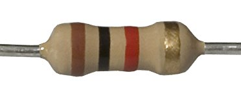
#> input picture 1K.png, 241 x 100 px, found by its file name
$ python resistance_detection.py
#> lines starting #> are read from the running program, lines starting #| are printed output that depends on the picture; after the words box and inside, x2 and y2 are one past the last pixel; in counts of white or black regions, pixels touching at a corner belong together; long printed decimals are rounded
import cv2
import numpy as np
from matplotlib import pyplot as plt

#이미지 불러오기#############################################################

img_arr = ['C:/Users/jhm/Desktop/kopo_univ/1K.png'
           ,'C:/Users/jhm/Desktop/kopo_univ/1K_2.png'
           ,'C:/Users/jhm/Desktop/kopo_univ/4_7K.png'
           ,'C:/Users/jhm/Desktop/kopo_univ/10K.png'
           ,'C:/Users/jhm/Desktop/kopo_univ/33R.png']

img = cv2.imread(img_arr[0])
#> img is the input picture: shape (100, 241, 3); mean B, G, R 196.9, 205.3, 213.1
rows, cols, _ = img.shape
print("rows:",rows), print("cols:",cols) #rows:행 531개 , cols:열 274개
#| rows: 100
#| cols: 241

#회색 변환##################################################################
img_gray = cv2.cvtColor(img,cv2.COLOR_BGR2GRAY)
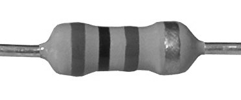
#> img_gray: shape (100, 241); min 20, max 255, mean 206.7

#이미지 이진화로 저항의 몸체만 추출#############################################
_, img_bin = cv2.threshold(img_gray,240,255,cv2.THRESH_BINARY_INV)
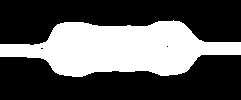
#> img_bin: shape (100, 241); 34.9% white; 1 white region, box (x1, y1, x2, y2) and area: (0, 20, 241, 77) 8406

#저항몸체 라벨링하기##############################################################
    #상&하단값 구하기(=resistance_width)#########################################
width_xy = []
for i in range(rows):
    for j in range(cols):
        if img_bin[i][j] == 255:
            pixel_x = j
            pixel_y = i
            width_xy.append([pixel_x,pixel_y])
resistance_width = width_xy[-1][1] - width_xy[0][1]
print("resistance_width:",resistance_width)
#| resistance_width: 56

    #좌&우측값 구하기(=resistance_length)##########################################
length_xy = []
for i in range(cols):
    for j in range(rows):
        if img_bin[j][i] == 255:
            pixel_x = i
            pixel_y = j
            length_xy.append([pixel_x,pixel_y])
resistance_length = length_xy[-1][0] - length_xy[0][0]
print("resistance_length:",resistance_length)
#| resistance_length: 240

resistance_rectangle_top = width_xy[0][1]
resistance_rectangle_bottom = width_xy[-1][1]
resistance_rectangle_left = length_xy[0][0]
resistance_rectangle_right = length_xy[-1][0]
print("resistance_rectangle_top:",resistance_rectangle_top)
#| resistance_rectangle_top: 20
print("resistance_rectangle_bottom:",resistance_rectangle_bottom)
#| resistance_rectangle_bottom: 76
print("resistance_rectangle_left:",resistance_rectangle_left)
#| resistance_rectangle_left: 0
print("resistance_rectangle_right:",resistance_rectangle_right)
#| resistance_rectangle_right: 240

img_rgb = cv2.rectangle(img,(resistance_rectangle_left,resistance_rectangle_top),
                    (resistance_rectangle_right,resistance_rectangle_bottom),(0,255,0),3)
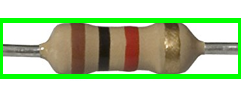
#> img_rgb: shape (100, 241, 3); mean B, G, R 169.4, 206.5, 185.5

#저항띠 라벨링 하기
    #1번째 띠자리 비율로 구하기(x=76, y=46정도)
check_point_1_x = (resistance_rectangle_right - resistance_rectangle_left) / 3.05
check_point_1_y = ((resistance_rectangle_bottom - resistance_rectangle_top) / 2) + resistance_rectangle_top
img_rgb = cv2.circle(img,(int(check_point_1_x),int(check_point_1_y)), 5, (255,0,0), 3)

    #2번째 띠자리 비율로 구하기(x=103, y=46정도)
check_point_2_x = (resistance_rectangle_right - resistance_rectangle_left) / 2.30
check_point_2_y = ((resistance_rectangle_bottom - resistance_rectangle_top) / 2) + resistance_rectangle_top
img_rgb = cv2.circle(img,(int(check_point_2_x),int(check_point_2_y)), 5, (255,0,0), 3)

    #3번째 띠자리 비율로 구하기(x=130, y=46정도)
check_point_3_x = (resistance_rectangle_right - resistance_rectangle_left) / 1.83
check_point_3_y = ((resistance_rectangle_bottom - resistance_rectangle_top) / 2) + resistance_rectangle_top
img_rgb = cv2.circle(img,(int(check_point_3_x),int(check_point_3_y)), 5, (255,0,0), 3)
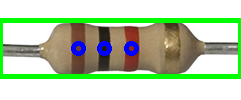
#> img_rgb: shape (100, 241, 3); mean B, G, R 173.7, 205.4, 183.5

#색깔 추출(3x3픽셀 합쳐서 평균)
#1번째 띠 색깔 추출
print("check_point_1_center_bgr:",img[int(check_point_1_y)][int(check_point_1_x)])
#| check_point_1_center_bgr: [ 40  57 100]
    #1번째 띠 블루성분 추출
top_blue_cp1 = img[int(check_point_1_y)-1][int(check_point_1_x)]
#> top_blue_cp1 = [43, 60, 103]
top_blue_cp1 = int(top_blue_cp1[0])
#> top_blue_cp1 = 43
top_left_blue_cp1 = img[int(check_point_1_y)-1][int(check_point_1_x)-1]
#> top_left_blue_cp1 = [42, 59, 102]
top_left_blue_cp1 = int(top_left_blue_cp1[0])
#> top_left_blue_cp1 = 42
top_right_blue_cp1 = img[int(check_point_1_y)-1][int(check_point_1_x)+1]
#> top_right_blue_cp1 = [45, 64, 109]
top_right_blue_cp1 = int(top_right_blue_cp1[0])
#> top_right_blue_cp1 = 45
center_blue_cp1 = img[int(check_point_1_y)][int(check_point_1_x)]
#> center_blue_cp1 = [40, 57, 100]
center_blue_cp1 = int(center_blue_cp1[0])
#> center_blue_cp1 = 40
center_left_blue_cp1 = img[int(check_point_1_y)][int(check_point_1_x)-1]
#> center_left_blue_cp1 = [44, 61, 104]
center_left_blue_cp1 = int(center_left_blue_cp1[0])
#> center_left_blue_cp1 = 44
center_right_blue_cp1 = img[int(check_point_1_y)][int(check_point_1_x)+1]
#> center_right_blue_cp1 = [45, 63, 108]
center_right_blue_cp1 = int(center_right_blue_cp1[0])
#> center_right_blue_cp1 = 45
bottom_blue_cp1 = img[int(check_point_1_y)+1][int(check_point_1_x)]
#> bottom_blue_cp1 = [42, 59, 102]
bottom_blue_cp1 = int(bottom_blue_cp1[0])
#> bottom_blue_cp1 = 42
bottom_left_blue_cp1 = img[int(check_point_1_y)+1][int(check_point_1_x)-1]
#> bottom_left_blue_cp1 = [43, 60, 103]
bottom_left_blue_cp1 = int(bottom_left_blue_cp1[0])
#> bottom_left_blue_cp1 = 43
bottom_right_blue_cp1 = img[int(check_point_1_y)+1][int(check_point_1_x)+1]
#> bottom_right_blue_cp1 = [46, 64, 109]
bottom_right_blue_cp1 = int(bottom_right_blue_cp1[0])
#> bottom_right_blue_cp1 = 46
    #1번째 띠 그린성분 추출
top_green_cp1 = img[int(check_point_1_y)-1][int(check_point_1_x)]
#> top_green_cp1 = [43, 60, 103]
top_green_cp1 = int(top_green_cp1[1])
#> top_green_cp1 = 60
top_left_green_cp1 = img[int(check_point_1_y)-1][int(check_point_1_x)-1]
#> top_left_green_cp1 = [42, 59, 102]
top_left_green_cp1 = int(top_left_green_cp1[1])
#> top_left_green_cp1 = 59
top_right_green_cp1 = img[int(check_point_1_y)-1][int(check_point_1_x)+1]
#> top_right_green_cp1 = [45, 64, 109]
top_right_green_cp1 = int(top_right_green_cp1[1])
#> top_right_green_cp1 = 64
center_green_cp1 = img[int(check_point_1_y)][int(check_point_1_x)]
#> center_green_cp1 = [40, 57, 100]
center_green_cp1 = int(center_green_cp1[1])
#> center_green_cp1 = 57
center_left_green_cp1 = img[int(check_point_1_y)][int(check_point_1_x)-1]
#> center_left_green_cp1 = [44, 61, 104]
center_left_green_cp1 = int(center_left_green_cp1[1])
#> center_left_green_cp1 = 61
center_right_green_cp1 = img[int(check_point_1_y)][int(check_point_1_x)+1]
#> center_right_green_cp1 = [45, 63, 108]
center_right_green_cp1 = int(center_right_green_cp1[1])
#> center_right_green_cp1 = 63
bottom_green_cp1 = img[int(check_point_1_y)+1][int(check_point_1_x)]
#> bottom_green_cp1 = [42, 59, 102]
bottom_green_cp1 = int(bottom_green_cp1[1])
#> bottom_green_cp1 = 59
bottom_left_green_cp1 = img[int(check_point_1_y)+1][int(check_point_1_x)-1]
#> bottom_left_green_cp1 = [43, 60, 103]
bottom_left_green_cp1 = int(bottom_left_green_cp1[1])
#> bottom_left_green_cp1 = 60
bottom_right_green_cp1 = img[int(check_point_1_y)+1][int(check_point_1_x)+1]
#> bottom_right_green_cp1 = [46, 64, 109]
bottom_right_green_cp1 = int(bottom_right_green_cp1[1])
#> bottom_right_green_cp1 = 64
    #1번째 띠 레드성분 추출
top_red_cp1 = img[int(check_point_1_y)-1][int(check_point_1_x)]
#> top_red_cp1 = [43, 60, 103]
top_red_cp1 = int(top_red_cp1[2])
#> top_red_cp1 = 103
top_left_red_cp1 = img[int(check_point_1_y)-1][int(check_point_1_x)-1]
#> top_left_red_cp1 = [42, 59, 102]
top_left_red_cp1 = int(top_left_red_cp1[2])
#> top_left_red_cp1 = 102
top_right_red_cp1 = img[int(check_point_1_y)-1][int(check_point_1_x)+1]
#> top_right_red_cp1 = [45, 64, 109]
top_right_red_cp1 = int(top_right_red_cp1[2])
#> top_right_red_cp1 = 109
center_red_cp1 = img[int(check_point_1_y)][int(check_point_1_x)]
#> center_red_cp1 = [40, 57, 100]
center_red_cp1 = int(center_red_cp1[2])
#> center_red_cp1 = 100
center_left_red_cp1 = img[int(check_point_1_y)][int(check_point_1_x)-1]
#> center_left_red_cp1 = [44, 61, 104]
center_left_red_cp1 = int(center_left_red_cp1[2])
#> center_left_red_cp1 = 104
center_right_red_cp1 = img[int(check_point_1_y)][int(check_point_1_x)+1]
#> center_right_red_cp1 = [45, 63, 108]
center_right_red_cp1 = int(center_right_red_cp1[2])
#> center_right_red_cp1 = 108
bottom_red_cp1 = img[int(check_point_1_y)+1][int(check_point_1_x)]
#> bottom_red_cp1 = [42, 59, 102]
bottom_red_cp1 = int(bottom_red_cp1[2])
#> bottom_red_cp1 = 102
bottom_left_red_cp1 = img[int(check_point_1_y)+1][int(check_point_1_x)-1]
#> bottom_left_red_cp1 = [43, 60, 103]
bottom_left_red_cp1 = int(bottom_left_red_cp1[2])
#> bottom_left_red_cp1 = 103
bottom_right_red_cp1 = img[int(check_point_1_y)+1][int(check_point_1_x)+1]
#> bottom_right_red_cp1 = [46, 64, 109]
bottom_right_red_cp1 = int(bottom_right_red_cp1[2])
#> bottom_right_red_cp1 = 109
    #1번째띠 3x3 bgr평균
average_blue_cp1 = (top_blue_cp1 + top_left_blue_cp1 + top_right_blue_cp1
                    + center_blue_cp1 + center_left_blue_cp1 + center_right_blue_cp1
                    + bottom_blue_cp1 + bottom_left_blue_cp1 + bottom_right_blue_cp1) / 9
#> average_blue_cp1 = 43.33
average_green_cp1 = (top_green_cp1 + top_left_green_cp1 + top_right_green_cp1
                    + center_green_cp1 + center_left_green_cp1 + center_right_green_cp1
                    + bottom_green_cp1 + bottom_left_green_cp1 + bottom_right_green_cp1) / 9
#> average_green_cp1 = 60.78
average_red_cp1 = (top_red_cp1 + top_left_red_cp1 + top_right_red_cp1
                    + center_red_cp1 + center_left_red_cp1 + center_right_red_cp1
                    + bottom_red_cp1 + bottom_left_red_cp1 + bottom_right_red_cp1) / 9
#> average_red_cp1 = 104.4

    #1번째띠 bgr 출력
print("average_blue_cp1:",average_blue_cp1)
#| average_blue_cp1: 43.333
print("average_green_cp1:",average_green_cp1)
#| average_green_cp1: 60.778
print("average_red_cp1:",average_red_cp1)
#| average_red_cp1: 104.444
img_rgb = cv2.circle(img_rgb,(int(check_point_1_x),rows-10), 5, (int(average_blue_cp1),int(average_green_cp1),int(average_red_cp1)), -1)
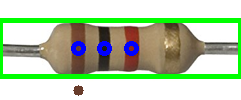
#> img_rgb: shape (100, 241, 3); 0.34% of pixels changed, all inside (x1, y1, x2, y2) = (73, 85, 84, 96)

#2번째 띠 색깔 추출
print("check_point_2_center_bgr:",img[int(check_point_2_y)][int(check_point_2_x)])
#| check_point_2_center_bgr: [14 24 29]
    #2번째 띠 블루성분 추출
top_blue_cp2 = img[int(check_point_2_y)-1][int(check_point_2_x)]
#> top_blue_cp2 = [16, 25, 30]
top_blue_cp2 = int(top_blue_cp2[0])
#> top_blue_cp2 = 16
top_left_blue_cp2 = img[int(check_point_2_y)-1][int(check_point_2_x)-1]
#> top_left_blue_cp2 = [20, 25, 30]
top_left_blue_cp2 = int(top_left_blue_cp2[0])
#> top_left_blue_cp2 = 20
top_right_blue_cp2 = img[int(check_point_2_y)-1][int(check_point_2_x)+1]
#> top_right_blue_cp2 = [18, 25, 29]
top_right_blue_cp2 = int(top_right_blue_cp2[0])
#> top_right_blue_cp2 = 18
center_blue_cp2 = img[int(check_point_2_y)][int(check_point_2_x)]
#> center_blue_cp2 = [14, 24, 29]
center_blue_cp2 = int(center_blue_cp2[0])
#> center_blue_cp2 = 14
center_left_blue_cp2 = img[int(check_point_2_y)][int(check_point_2_x)-1]
#> center_left_blue_cp2 = [19, 25, 29]
center_left_blue_cp2 = int(center_left_blue_cp2[0])
#> center_left_blue_cp2 = 19
center_right_blue_cp2 = img[int(check_point_2_y)][int(check_point_2_x)+1]
#> center_right_blue_cp2 = [18, 25, 29]
center_right_blue_cp2 = int(center_right_blue_cp2[0])
#> center_right_blue_cp2 = 18
bottom_blue_cp2 = img[int(check_point_2_y)+1][int(check_point_2_x)]
#> bottom_blue_cp2 = [11, 22, 28]
bottom_blue_cp2 = int(bottom_blue_cp2[0])
#> bottom_blue_cp2 = 11
bottom_left_blue_cp2 = img[int(check_point_2_y)+1][int(check_point_2_x)-1]
#> bottom_left_blue_cp2 = [16, 23, 28]
bottom_left_blue_cp2 = int(bottom_left_blue_cp2[0])
#> bottom_left_blue_cp2 = 16
bottom_right_blue_cp2 = img[int(check_point_2_y)+1][int(check_point_2_x)+1]
#> bottom_right_blue_cp2 = [16, 24, 28]
bottom_right_blue_cp2 = int(bottom_right_blue_cp2[0])
#> bottom_right_blue_cp2 = 16
    #2번째 띠 그린성분 추출
top_green_cp2 = img[int(check_point_2_y)-1][int(check_point_2_x)]
#> top_green_cp2 = [16, 25, 30]
top_green_cp2 = int(top_green_cp2[1])
#> top_green_cp2 = 25
top_left_green_cp2 = img[int(check_point_2_y)-1][int(check_point_2_x)-1]
#> top_left_green_cp2 = [20, 25, 30]
top_left_green_cp2 = int(top_left_green_cp2[1])
#> top_left_green_cp2 = 25
top_right_green_cp2 = img[int(check_point_2_y)-1][int(check_point_2_x)+1]
#> top_right_green_cp2 = [18, 25, 29]
top_right_green_cp2 = int(top_right_green_cp2[1])
#> top_right_green_cp2 = 25
center_green_cp2 = img[int(check_point_2_y)][int(check_point_2_x)]
#> center_green_cp2 = [14, 24, 29]
center_green_cp2 = int(center_green_cp2[1])
#> center_green_cp2 = 24
center_left_green_cp2 = img[int(check_point_2_y)][int(check_point_2_x)-1]
#> center_left_green_cp2 = [19, 25, 29]
center_left_green_cp2 = int(center_left_green_cp2[1])
#> center_left_green_cp2 = 25
center_right_green_cp2 = img[int(check_point_2_y)][int(check_point_2_x)+1]
#> center_right_green_cp2 = [18, 25, 29]
center_right_green_cp2 = int(center_right_green_cp2[1])
#> center_right_green_cp2 = 25
bottom_green_cp2 = img[int(check_point_2_y)+1][int(check_point_2_x)]
#> bottom_green_cp2 = [11, 22, 28]
bottom_green_cp2 = int(bottom_green_cp2[1])
#> bottom_green_cp2 = 22
bottom_left_green_cp2 = img[int(check_point_2_y)+1][int(check_point_2_x)-1]
#> bottom_left_green_cp2 = [16, 23, 28]
bottom_left_green_cp2 = int(bottom_left_green_cp2[1])
#> bottom_left_green_cp2 = 23
bottom_right_green_cp2 = img[int(check_point_2_y)+1][int(check_point_2_x)+1]
#> bottom_right_green_cp2 = [16, 24, 28]
bottom_right_green_cp2 = int(bottom_right_green_cp2[1])
#> bottom_right_green_cp2 = 24
    #2번째 띠 레드성분 추출
top_red_cp2 = img[int(check_point_2_y)-1][int(check_point_2_x)]
#> top_red_cp2 = [16, 25, 30]
top_red_cp2 = int(top_red_cp2[2])
#> top_red_cp2 = 30
top_left_red_cp2 = img[int(check_point_2_y)-1][int(check_point_2_x)-1]
#> top_left_red_cp2 = [20, 25, 30]
top_left_red_cp2 = int(top_left_red_cp2[2])
#> top_left_red_cp2 = 30
top_right_red_cp2 = img[int(check_point_2_y)-1][int(check_point_2_x)+1]
#> top_right_red_cp2 = [18, 25, 29]
top_right_red_cp2 = int(top_right_red_cp2[2])
#> top_right_red_cp2 = 29
center_red_cp2 = img[int(check_point_2_y)][int(check_point_2_x)]
#> center_red_cp2 = [14, 24, 29]
center_red_cp2 = int(center_red_cp2[2])
#> center_red_cp2 = 29
center_left_red_cp2 = img[int(check_point_2_y)][int(check_point_2_x)-1]
#> center_left_red_cp2 = [19, 25, 29]
center_left_red_cp2 = int(center_left_red_cp2[2])
#> center_left_red_cp2 = 29
center_right_red_cp2 = img[int(check_point_2_y)][int(check_point_2_x)+1]
#> center_right_red_cp2 = [18, 25, 29]
center_right_red_cp2 = int(center_right_red_cp2[2])
#> center_right_red_cp2 = 29
bottom_red_cp2 = img[int(check_point_2_y)+1][int(check_point_2_x)]
#> bottom_red_cp2 = [11, 22, 28]
bottom_red_cp2 = int(bottom_red_cp2[2])
#> bottom_red_cp2 = 28
bottom_left_red_cp2 = img[int(check_point_2_y)+1][int(check_point_2_x)-1]
#> bottom_left_red_cp2 = [16, 23, 28]
bottom_left_red_cp2 = int(bottom_left_red_cp2[2])
#> bottom_left_red_cp2 = 28
bottom_right_red_cp2 = img[int(check_point_2_y)+1][int(check_point_2_x)+1]
#> bottom_right_red_cp2 = [16, 24, 28]
bottom_right_red_cp2 = int(bottom_right_red_cp2[2])
#> bottom_right_red_cp2 = 28
    #2번째띠 3x3 bgr평균
average_blue_cp2 = (top_blue_cp2 + top_left_blue_cp2 + top_right_blue_cp2
                    + center_blue_cp2 + center_left_blue_cp2 + center_right_blue_cp2
                    + bottom_blue_cp2 + bottom_left_blue_cp2 + bottom_right_blue_cp2) / 9
#> average_blue_cp2 = 16.44
average_green_cp2 = (top_green_cp2 + top_left_green_cp2 + top_right_green_cp2
                    + center_green_cp2 + center_left_green_cp2 + center_right_green_cp2
                    + bottom_green_cp2 + bottom_left_green_cp2 + bottom_right_green_cp2) / 9
#> average_green_cp2 = 24.22
average_red_cp2 = (top_red_cp2 + top_left_red_cp2 + top_right_red_cp2
                    + center_red_cp2 + center_left_red_cp2 + center_right_red_cp2
                    + bottom_red_cp2 + bottom_left_red_cp2 + bottom_right_red_cp2) / 9
#> average_red_cp2 = 28.89

    #2번째띠 bgr 출력
print("average_blue_cp2:",average_blue_cp2)
#| average_blue_cp2: 16.444
print("average_green_cp2:",average_green_cp2)
#| average_green_cp2: 24.222
print("average_red_cp2:",average_red_cp2)
#| average_red_cp2: 28.889
img_rgb = cv2.circle(img_rgb,(int(check_point_2_x),rows-10), 5, (int(average_blue_cp2),int(average_green_cp2),int(average_red_cp2)), -1)
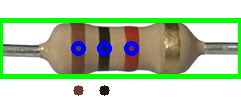
#> img_rgb: shape (100, 241, 3); 0.34% of pixels changed, all inside (x1, y1, x2, y2) = (99, 85, 110, 96)

#3번째 띠 색깔 추출
print("check_point_3_center_bgr:",img[int(check_point_3_y)][int(check_point_3_x)])
#| check_point_3_center_bgr: [ 28  41 145]
    #3번째 띠 블루성분 추출
top_blue_cp3 = img[int(check_point_3_y)-1][int(check_point_3_x)]
#> top_blue_cp3 = [26, 39, 143]
top_blue_cp3 = int(top_blue_cp3[0])
#> top_blue_cp3 = 26
top_left_blue_cp3 = img[int(check_point_3_y)-1][int(check_point_3_x)-1]
#> top_left_blue_cp3 = [27, 43, 140]
top_left_blue_cp3 = int(top_left_blue_cp3[0])
#> top_left_blue_cp3 = 27
top_right_blue_cp3 = img[int(check_point_3_y)-1][int(check_point_3_x)+1]
#> top_right_blue_cp3 = [25, 39, 142]
top_right_blue_cp3 = int(top_right_blue_cp3[0])
#> top_right_blue_cp3 = 25
center_blue_cp3 = img[int(check_point_3_y)][int(check_point_3_x)]
#> center_blue_cp3 = [28, 41, 145]
center_blue_cp3 = int(center_blue_cp3[0])
#> center_blue_cp3 = 28
center_left_blue_cp3 = img[int(check_point_3_y)][int(check_point_3_x)-1]
#> center_left_blue_cp3 = [31, 47, 145]
center_left_blue_cp3 = int(center_left_blue_cp3[0])
#> center_left_blue_cp3 = 31
center_right_blue_cp3 = img[int(check_point_3_y)][int(check_point_3_x)+1]
#> center_right_blue_cp3 = [26, 39, 143]
center_right_blue_cp3 = int(center_right_blue_cp3[0])
#> center_right_blue_cp3 = 26
bottom_blue_cp3 = img[int(check_point_3_y)+1][int(check_point_3_x)]
#> bottom_blue_cp3 = [25, 37, 141]
bottom_blue_cp3 = int(bottom_blue_cp3[0])
#> bottom_blue_cp3 = 25
bottom_left_blue_cp3 = img[int(check_point_3_y)+1][int(check_point_3_x)-1]
#> bottom_left_blue_cp3 = [25, 41, 138]
bottom_left_blue_cp3 = int(bottom_left_blue_cp3[0])
#> bottom_left_blue_cp3 = 25
bottom_right_blue_cp3 = img[int(check_point_3_y)+1][int(check_point_3_x)+1]
#> bottom_right_blue_cp3 = [26, 37, 141]
bottom_right_blue_cp3 = int(bottom_right_blue_cp3[0])
#> bottom_right_blue_cp3 = 26
    #3번째 띠 그린성분 추출
top_green_cp3 = img[int(check_point_3_y)-1][int(check_point_3_x)]
#> top_green_cp3 = [26, 39, 143]
top_green_cp3 = int(top_green_cp3[1])
#> top_green_cp3 = 39
top_left_green_cp3 = img[int(check_point_3_y)-1][int(check_point_3_x)-1]
#> top_left_green_cp3 = [27, 43, 140]
top_left_green_cp3 = int(top_left_green_cp3[1])
#> top_left_green_cp3 = 43
top_right_green_cp3 = img[int(check_point_3_y)-1][int(check_point_3_x)+1]
#> top_right_green_cp3 = [25, 39, 142]
top_right_green_cp3 = int(top_right_green_cp3[1])
#> top_right_green_cp3 = 39
center_green_cp3 = img[int(check_point_3_y)][int(check_point_3_x)]
#> center_green_cp3 = [28, 41, 145]
center_green_cp3 = int(center_green_cp3[1])
#> center_green_cp3 = 41
center_left_green_cp3 = img[int(check_point_3_y)][int(check_point_3_x)-1]
#> center_left_green_cp3 = [31, 47, 145]
center_left_green_cp3 = int(center_left_green_cp3[1])
#> center_left_green_cp3 = 47
center_right_green_cp3 = img[int(check_point_3_y)][int(check_point_3_x)+1]
#> center_right_green_cp3 = [26, 39, 143]
center_right_green_cp3 = int(center_right_green_cp3[1])
#> center_right_green_cp3 = 39
bottom_green_cp3 = img[int(check_point_3_y)+1][int(check_point_3_x)]
#> bottom_green_cp3 = [25, 37, 141]
bottom_green_cp3 = int(bottom_green_cp3[1])
#> bottom_green_cp3 = 37
bottom_left_green_cp3 = img[int(check_point_3_y)+1][int(check_point_3_x)-1]
#> bottom_left_green_cp3 = [25, 41, 138]
bottom_left_green_cp3 = int(bottom_left_green_cp3[1])
#> bottom_left_green_cp3 = 41
bottom_right_green_cp3 = img[int(check_point_3_y)+1][int(check_point_3_x)+1]
#> bottom_right_green_cp3 = [26, 37, 141]
bottom_right_green_cp3 = int(bottom_right_green_cp3[1])
#> bottom_right_green_cp3 = 37
    #3번째 띠 레드성분 추출
top_red_cp3 = img[int(check_point_3_y)-1][int(check_point_3_x)]
#> top_red_cp3 = [26, 39, 143]
top_red_cp3 = int(top_red_cp3[2])
#> top_red_cp3 = 143
top_left_red_cp3 = img[int(check_point_3_y)-1][int(check_point_3_x)-1]
#> top_left_red_cp3 = [27, 43, 140]
top_left_red_cp3 = int(top_left_red_cp3[2])
#> top_left_red_cp3 = 140
top_right_red_cp3 = img[int(check_point_3_y)-1][int(check_point_3_x)+1]
#> top_right_red_cp3 = [25, 39, 142]
top_right_red_cp3 = int(top_right_red_cp3[2])
#> top_right_red_cp3 = 142
center_red_cp3 = img[int(check_point_3_y)][int(check_point_3_x)]
#> center_red_cp3 = [28, 41, 145]
center_red_cp3 = int(center_red_cp3[2])
#> center_red_cp3 = 145
center_left_red_cp3 = img[int(check_point_3_y)][int(check_point_3_x)-1]
#> center_left_red_cp3 = [31, 47, 145]
center_left_red_cp3 = int(center_left_red_cp3[2])
#> center_left_red_cp3 = 145
center_right_red_cp3 = img[int(check_point_3_y)][int(check_point_3_x)+1]
#> center_right_red_cp3 = [26, 39, 143]
center_right_red_cp3 = int(center_right_red_cp3[2])
#> center_right_red_cp3 = 143
bottom_red_cp3 = img[int(check_point_3_y)+1][int(check_point_3_x)]
#> bottom_red_cp3 = [25, 37, 141]
bottom_red_cp3 = int(bottom_red_cp3[2])
#> bottom_red_cp3 = 141
bottom_left_red_cp3 = img[int(check_point_3_y)+1][int(check_point_3_x)-1]
#> bottom_left_red_cp3 = [25, 41, 138]
bottom_left_red_cp3 = int(bottom_left_red_cp3[2])
#> bottom_left_red_cp3 = 138
bottom_right_red_cp3 = img[int(check_point_3_y)+1][int(check_point_3_x)+1]
#> bottom_right_red_cp3 = [26, 37, 141]
bottom_right_red_cp3 = int(bottom_right_red_cp3[2])
#> bottom_right_red_cp3 = 141
    #3번째띠 3x3 bgr평균
average_blue_cp3 = (top_blue_cp3 + top_left_blue_cp3 + top_right_blue_cp3
                    + center_blue_cp3 + center_left_blue_cp3 + center_right_blue_cp3
                    + bottom_blue_cp3 + bottom_left_blue_cp3 + bottom_right_blue_cp3) / 9
#> average_blue_cp3 = 26.56
average_green_cp3 = (top_green_cp3 + top_left_green_cp3 + top_right_green_cp3
                    + center_green_cp3 + center_left_green_cp3 + center_right_green_cp3
                    + bottom_green_cp3 + bottom_left_green_cp3 + bottom_right_green_cp3) / 9
#> average_green_cp3 = 40.33
average_red_cp3 = (top_red_cp3 + top_left_red_cp3 + top_right_red_cp3
                    + center_red_cp3 + center_left_red_cp3 + center_right_red_cp3
                    + bottom_red_cp3 + bottom_left_red_cp3 + bottom_right_red_cp3) / 9
#> average_red_cp3 = 142

    #3번째띠 bgr 출력
print("average_blue_cp3:",average_blue_cp3)
#| average_blue_cp3: 26.556
print("average_green_cp3:",average_green_cp3)
#| average_green_cp3: 40.333
print("average_red_cp3:",average_red_cp3)
#| average_red_cp3: 142.0
img_rgb = cv2.circle(img_rgb,(int(check_point_3_x),rows-10), 5, (int(average_blue_cp3),int(average_green_cp3),int(average_red_cp3)), -1)
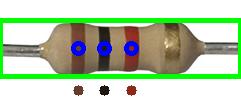
#> img_rgb: shape (100, 241, 3); 0.34% of pixels changed, all inside (x1, y1, x2, y2) = (126, 85, 137, 96)


#결과 확인
img_rgb = cv2.cvtColor(img,cv2.COLOR_BGR2RGB)
plt.subplot(1,2,1), plt.imshow(img_rgb), plt.title('img_rgb')
plt.subplot(1,2,2), plt.imshow(img_bin), plt.title('img_bin')
plt.show()
